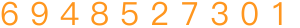
#> input picture czaSpider/dump2/knn相关/自如/6948527301.png, 300 x 28 px, found by its file name
$ python img2num.py   (older library calls are emulated)
#> lines starting #> are read from the running program, lines starting #| are printed output that depends on the picture; after the words box and inside, x2 and y2 are one past the last pixel; in counts of white or black regions, pixels touching at a corner belong together
### czaSpider/czaTools/database/__init__.py
# from czaSpider.czaTools import *
import numpy as np
import os

"""
命名规则：
get_data_for_xxx()
其中xxx是需要从此数据库中获取数据的函数方法名
"""


def get_data_for_img2num():
    trainingSet = [np.loadtxt(os.path.dirname(__file__) + os.sep + 'img2num_value.txt')]
    # trainingSet = [np.loadtxt((os.sep).join((os.path.dirname(__file__), 'img2num_value.txt')))]
    with open((os.path.dirname(__file__) + os.sep + 'img2num_key.txt'), 'r') as f_r:
        # with open((os.sep).join((os.path.dirname(__file__), 'img2num_key.txt')), 'r') as f_r:
        data = f_r.readline()
        hwLabels = [int(i) for i in data]
        trainingSet.append(hwLabels)
    return trainingSet


# [3 lines that do not run on import are left out]

### czaSpider/czaTools/img2num.py
from PIL import Image
from io import BytesIO
import numpy as np
import requests
import operator
import os

from czaSpider.czaTools.database import get_data_for_img2num
from czaSpider.czaTools.path_func import to_path


class IMG(object):
    # [30 lines left out: functions __init__, img2gsi, splitImg, not called in this run]


class KNN(object):
    # [60 lines left out: functions __init__, box2vector, classify, process_matData, img2num, img2num_from_url, not called in this run]


def url2bytes(url):
    return BytesIO(requests.get(url).content)


def get_name(file):
    return os.path.basename(file).split(".")[0]


# [14 lines left out: functions file_download, file_remove, not called in this run]


if __name__ == '__main__':
    # print(img2num(r'C:\Users\czaOrz\Desktop\gits\Scrapy\czaSpider\dump\bootstrap_test\算法\Knn\4983571602.png'))
    print(img2num('6948527301.png'))
#> in __init__, self.img is the input picture: PIL image 300x28 RGBA; mean R, G, B, A 120, 70.6, 14.1, 39.4
#> in __init__, `self.img = self.img.resize((300, 30), Image.ANTIALIAS)`:
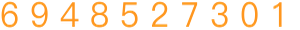
#> self.img: PIL image 300x30 RGBA; mean R, G, B, A 76.5, 45.3, 7.6, 39.5; transparent parts drawn white
#> in img2gsi, `self.img = self.img.convert('L')`:
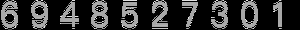
#> self.img: PIL image 300x30 L; min 0, max 240, mean 50.3
#> after the loop in splitImg, `for r in range(_row):`:
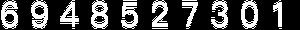
#> self.img: PIL image 300x30 L; values 0 (black) and 1 (white), 28.8% white; 22 white regions (12 under 20 px), largest, box (x1, y1, x2, y2) and area: (91, 0, 108, 29) 309, (1, 0, 18, 29) 307, (31, 0, 48, 29) 304
#> after the loop in splitImg, `for r in range(_row):`: list = 10 items; num = 10
#> in splitImg, `self.imgList = list`: self.imgList = 10 items
#> (the run stopped early here; a loop or call above may not have finished)

$ run again, with czaSpider/dump/bootstrap_test/算法/Knn/4983571602.png copied over czaSpider/dump2/knn相关/自如/6948527301.png
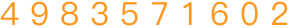
#> input picture czaSpider/dump/bootstrap_test/算法/Knn/4983571602.png, 300 x 28 px, found by its file name
#> in __init__, self.img is the input picture: PIL image 300x28 RGBA; mean R, G, B, A 120, 70.6, 14.1, 39.4
#> in __init__, `self.img = self.img.resize((300, 30), Image.ANTIALIAS)`:
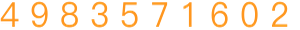
#> self.img: PIL image 300x30 RGBA; mean R, G, B, A 76.5, 45.3, 7.6, 39.5; transparent parts drawn white
#> after the loop in splitImg, `for r in range(_row):`:
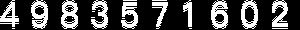
#> self.img: PIL image 300x30 L; values 0 (black) and 1 (white), 28.8% white; 22 white regions (12 under 20 px), largest, box (x1, y1, x2, y2) and area: (61, 0, 78, 29) 309, (211, 0, 228, 29) 307, (31, 0, 48, 29) 304
#> after the loop in splitImg, `for r in range(_row):`: list = 10 items; num = 10
#> self.imgList = 10 items
